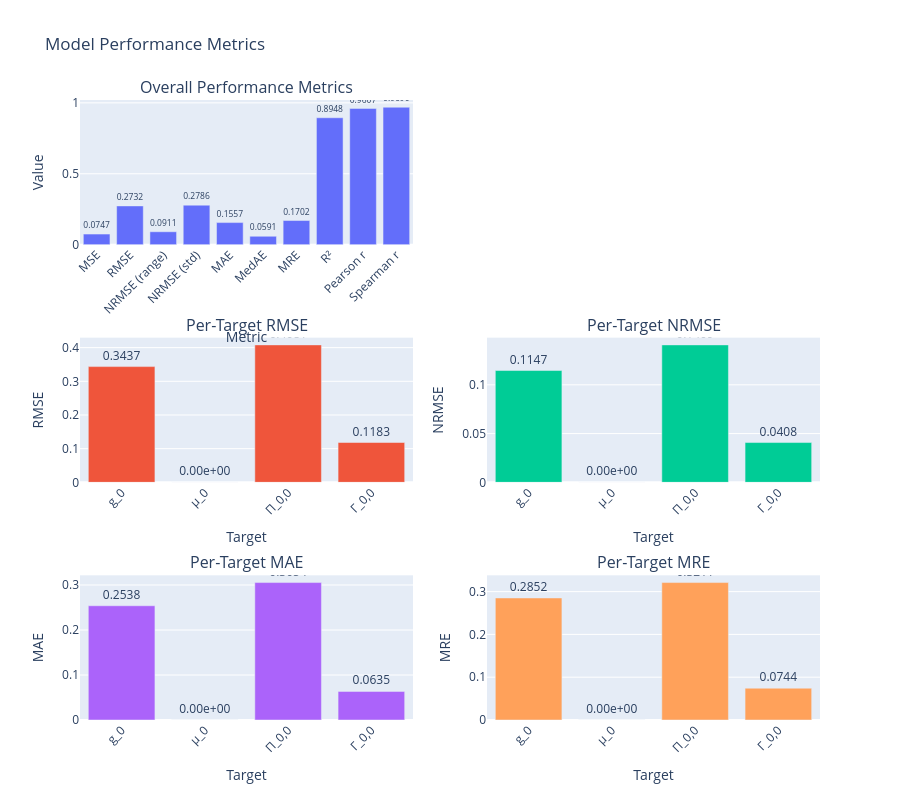
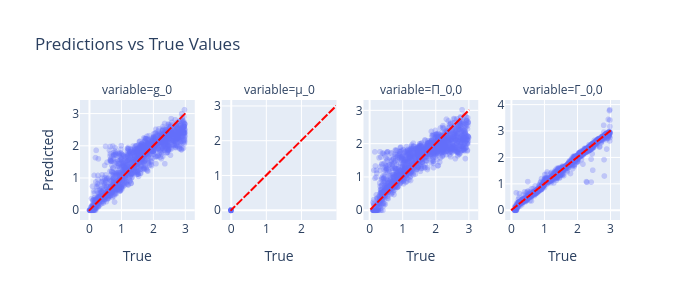

The cell these charts' notebook holds for them, in order:
### Markdown cell above
## Model Evaluation

As can be seen, training converged well. Let's load the best model checkpoint and compare the performance on the test set.
The overall and per-parameter metrics show an acceptable performance already by this simple model. But surely, we can do better.

### Code cell
experiment.load_checkpoint("best")

y_pred, y_true, loss = experiment.trainer.evaluate(dm.test_dataloader)

col_names = get_param_names(n_actions, ic=False)
metrics = compute_metrics(y_true, y_pred)
plot_metrics(metrics, target_names=col_names, height=800)
plot_parameter_comparison(y_true, y_pred, col_names, width=700, height=300)

### Figure 1 — Plotly figure (JSON) as saved in the notebook; plotly's stock layout.template omitted (floating-point values rounded to 4 significant figures)
{"data": [{"name": "Overall Metrics", "text": ["0.0747", "0.2732", "0.0911", "0.2786", "0.1557", "0.0591", "0.1702", "0.8948", "0.9607", "0.9690"], "textposition": "outside", "type": "bar", "x": ["MSE", "RMSE", "NRMSE (range)", "NRMSE (std)", "MAE", "MedAE", "MRE", "R²", "Pearson r", "Spearman r"], "xaxis": "x", "y": [0.07466, 0.2732, 0.09111, 0.2786, 0.1557, 0.0591, 0.1702, 0.8948, 0.9607, 0.969], "yaxis": "y"}, {"name": "Per-Target RMSE", "showlegend": false, "text": ["0.3437", "0.00e+00", "0.4081", "0.1183"], "textposition": "outside", "type": "bar", "x": [0, 1, 2, 3], "xaxis": "x3", "y": [0.3437, 0.0, 0.4081, 0.1183], "yaxis": "y3"}, {"name": "Per-Target NRMSE", "showlegend": false, "text": ["0.1147", "0.00e+00", "0.1409", "0.0408"], "textposition": "outside", "type": "bar", "x": [0, 1, 2, 3], "xaxis": "x4", "y": [0.1147, 0.0, 0.1409, 0.0408], "yaxis": "y4"}, {"name": "Per-Target MAE", "showlegend": false, "text": ["0.2538", "0.00e+00", "0.3054", "0.0635"], "textposition": "outside", "type": "bar", "x": [0, 1, 2, 3], "xaxis": "x5", "y": [0.2538, 0.0, 0.3054, 0.06352], "yaxis": "y5"}, {"name": "Per-Target MRE", "showlegend": false, "text": ["0.2852", "0.00e+00", "0.3211", "0.0744"], "textposition": "outside", "type": "bar", "x": [0, 1, 2, 3], "xaxis": "x6", "y": [0.2852, 0.0, 0.3211, 0.07436], "yaxis": "y6"}], "layout": {"annotations": [{"font": {"size": 16}, "showarrow": false, "text": "Overall Performance Metrics", "x": 0.225, "xanchor": "center", "xref": "paper", "y": 1.0, "yanchor": "bottom", "yref": "paper"}, {"font": {"size": 16}, "showarrow": false, "text": "Per-Target RMSE", "x": 0.225, "xanchor": "center", "xref": "paper", "y": 0.6167, "yanchor": "bottom", "yref": "paper"}, {"font": {"size": 16}, "showarrow": false, "text": "Per-Target NRMSE", "x": 0.775, "xanchor": "center", "xref": "paper", "y": 0.6167, "yanchor": "bottom", "yref": "paper"}, {"font": {"size": 16}, "showarrow": false, "text": "Per-Target MAE", "x": 0.225, "xanchor": "center", "xref": "paper", "y": 0.2333, "yanchor": "bottom", "yref": "paper"}, {"font": {"size": 16}, "showarrow": false, "text": "Per-Target MRE", "x": 0.775, "xanchor": "center", "xref": "paper", "y": 0.2333, "yanchor": "bottom", "yref": "paper"}], "height": 800, "showlegend": false, "title": {"text": "Model Performance Metrics"}, "xaxis": {"anchor": "y", "domain": [0, 0.45], "tickangle": -45, "title": {"text": "Metric"}}, "xaxis2": {"anchor": "y2", "domain": [0.55, 1]}, "xaxis3": {"anchor": "y3", "domain": [0, 0.45], "tickangle": -45, "ticktext": ["g_0", "μ_0", "Π_0,0", "Γ_0,0"], "tickvals": [0, 1, 2, 3], "title": {"text": "Target"}}, "xaxis4": {"anchor": "y4", "domain": [0.55, 1], "tickangle": -45, "ticktext": ["g_0", "μ_0", "Π_0,0", "Γ_0,0"], "tickvals": [0, 1, 2, 3], "title": {"text": "Target"}}, "xaxis5": {"anchor": "y5", "domain": [0, 0.45], "tickangle": -45, "ticktext": ["g_0", "μ_0", "Π_0,0", "Γ_0,0"], "tickvals": [0, 1, 2, 3], "title": {"text": "Target"}}, "xaxis6": {"anchor": "y6", "domain": [0.55, 1], "tickangle": -45, "ticktext": ["g_0", "μ_0", "Π_0,0", "Γ_0,0"], "tickvals": [0, 1, 2, 3], "title": {"text": "Target"}}, "yaxis": {"anchor": "x", "domain": [0.7667, 1.0], "title": {"text": "Value"}}, "yaxis2": {"anchor": "x2", "domain": [0.7667, 1.0]}, "yaxis3": {"anchor": "x3", "domain": [0.3833, 0.6167], "title": {"text": "RMSE"}}, "yaxis4": {"anchor": "x4", "domain": [0.3833, 0.6167], "title": {"text": "NRMSE"}}, "yaxis5": {"anchor": "x5", "domain": [0, 0.2333], "title": {"text": "MAE"}}, "yaxis6": {"anchor": "x6", "domain": [0, 0.2333], "title": {"text": "MRE"}}}}

### Figure 2 — Plotly figure (JSON) as saved in the notebook; plotly's stock layout.template omitted (floating-point values rounded to 4 significant figures; data arrays with more than 128 entries replaced by an {"elided": "..."} marker saying what was removed)
{"data": [{"hovertemplate": "variable=g_0<br>True=%{x}<br>Predicted=%{y}<extra></extra>", "legendgroup": "", "marker": {"color": "#636efa", "opacity": 0.3, "symbol": "circle"}, "mode": "markers", "name": "", "showlegend": false, "type": "scattergl", "x": {"elided": "1472 float values"}, "xaxis": "x", "y": {"elided": "1472 float values"}, "yaxis": "y"}, {"hovertemplate": "variable=μ_0<br>True=%{x}<br>Predicted=%{y}<extra></extra>", "legendgroup": "", "marker": {"color": "#636efa", "opacity": 0.3, "symbol": "circle"}, "mode": "markers", "name": "", "showlegend": false, "type": "scattergl", "x": {"elided": "1472 float values"}, "xaxis": "x2", "y": {"elided": "1472 float values"}, "yaxis": "y2"}, {"hovertemplate": "variable=Π_0,0<br>True=%{x}<br>Predicted=%{y}<extra></extra>", "legendgroup": "", "marker": {"color": "#636efa", "opacity": 0.3, "symbol": "circle"}, "mode": "markers", "name": "", "showlegend": false, "type": "scattergl", "x": {"elided": "1472 float values"}, "xaxis": "x3", "y": {"elided": "1472 float values"}, "yaxis": "y3"}, {"hovertemplate": "variable=Γ_0,0<br>True=%{x}<br>Predicted=%{y}<extra></extra>", "legendgroup": "", "marker": {"color": "#636efa", "opacity": 0.3, "symbol": "circle"}, "mode": "markers", "name": "", "showlegend": false, "type": "scattergl", "x": {"elided": "1472 float values"}, "xaxis": "x4", "y": {"elided": "1472 float values"}, "yaxis": "y4"}, {"hovertemplate": "variable=0<br>0=%{x}<br>1=%{y}<extra></extra>", "legendgroup": "", "line": {"color": "red", "dash": "dash"}, "marker": {"symbol": "circle"}, "mode": "lines", "name": "", "showlegend": false, "type": "scattergl", "x": [0.0009292, 2.998], "xaxis": "x", "y": [0.0009292, 2.998], "yaxis": "y"}, {"hovertemplate": "variable=1<br>0=%{x}<br>1=%{y}<extra></extra>", "legendgroup": "", "line": {"color": "red", "dash": "dash"}, "marker": {"symbol": "circle"}, "mode": "lines", "name": "", "showlegend": false, "type": "scattergl", "x": [0.0, 0.0], "xaxis": "x2", "y": [0.0, 0.0], "yaxis": "y2"}, {"hovertemplate": "variable=2<br>0=%{x}<br>1=%{y}<extra></extra>", "legendgroup": "", "line": {"color": "red", "dash": "dash"}, "marker": {"symbol": "circle"}, "mode": "lines", "name": "", "showlegend": false, "type": "scattergl", "x": [0.1016, 2.997], "xaxis": "x3", "y": [0.1016, 2.997], "yaxis": "y3"}, {"hovertemplate": "variable=3<br>0=%{x}<br>1=%{y}<extra></extra>", "legendgroup": "", "line": {"color": "red", "dash": "dash"}, "marker": {"symbol": "circle"}, "mode": "lines", "name": "", "showlegend": false, "type": "scattergl", "x": [0.1011, 2.999], "xaxis": "x4", "y": [0.1011, 2.999], "yaxis": "y4"}, {"hovertemplate": "variable=0<br>0=%{x}<br>1=%{y}<extra></extra>", "legendgroup": "", "line": {"color": "red", "dash": "dash"}, "marker": {"symbol": "circle"}, "mode": "lines", "name": "", "showlegend": false, "type": "scattergl", "x": [0.0009292, 2.998], "xaxis": "x", "y": [0.0009292, 2.998], "yaxis": "y"}, {"hovertemplate": "variable=0<br>0=%{x}<br>1=%{y}<extra></extra>", "legendgroup": "", "line": {"color": "red", "dash": "dash"}, "marker": {"symbol": "circle"}, "mode": "lines", "name": "", "showlegend": false, "type": "scattergl", "x": [0.0009292, 2.998], "xaxis": "x2", "y": [0.0009292, 2.998], "yaxis": "y2"}, {"hovertemplate": "variable=0<br>0=%{x}<br>1=%{y}<extra></extra>", "legendgroup": "", "line": {"color": "red", "dash": "dash"}, "marker": {"symbol": "circle"}, "mode": "lines", "name": "", "showlegend": false, "type": "scattergl", "x": [0.0009292, 2.998], "xaxis": "x3", "y": [0.0009292, 2.998], "yaxis": "y3"}, {"hovertemplate": "variable=0<br>0=%{x}<br>1=%{y}<extra></extra>", "legendgroup": "", "line": {"color": "red", "dash": "dash"}, "marker": {"symbol": "circle"}, "mode": "lines", "name": "", "showlegend": false, "type": "scattergl", "x": [0.0009292, 2.998], "xaxis": "x4", "y": [0.0009292, 2.998], "yaxis": "y4"}], "layout": {"annotations": [{"font": {}, "showarrow": false, "text": "variable=g_0", "x": 0.1062, "xanchor": "center", "xref": "paper", "y": 1, "yanchor": "bottom", "yref": "paper"}, {"font": {}, "showarrow": false, "text": "variable=μ_0", "x": 0.3688, "xanchor": "center", "xref": "paper", "y": 1, "yanchor": "bottom", "yref": "paper"}, {"font": {}, "showarrow": false, "text": "variable=Π_0,0", "x": 0.6313, "xanchor": "center", "xref": "paper", "y": 1, "yanchor": "bottom", "yref": "paper"}, {"font": {}, "showarrow": false, "text": "variable=Γ_0,0", "x": 0.8938, "xanchor": "center", "xref": "paper", "y": 1, "yanchor": "bottom", "yref": "paper"}], "height": 300, "legend": {"tracegroupgap": 0}, "title": {"text": "Predictions vs True Values"}, "width": 700, "xaxis": {"anchor": "y", "domain": [0, 0.2125], "showticklabels": true, "title": {"text": "True"}}, "xaxis2": {"anchor": "y2", "domain": [0.2625, 0.475], "showticklabels": true, "title": {"text": "True"}}, "xaxis3": {"anchor": "y3", "domain": [0.525, 0.7375], "showticklabels": true, "title": {"text": "True"}}, "xaxis4": {"anchor": "y4", "domain": [0.7875, 1], "showticklabels": true, "title": {"text": "True"}}, "yaxis": {"anchor": "x", "domain": [0, 1], "showticklabels": true, "title": {"text": "Predicted"}}, "yaxis2": {"anchor": "x2", "domain": [0, 1], "showticklabels": true}, "yaxis3": {"anchor": "x3", "domain": [0, 1], "showticklabels": true}, "yaxis4": {"anchor": "x4", "domain": [0, 1], "showticklabels": true}}}
